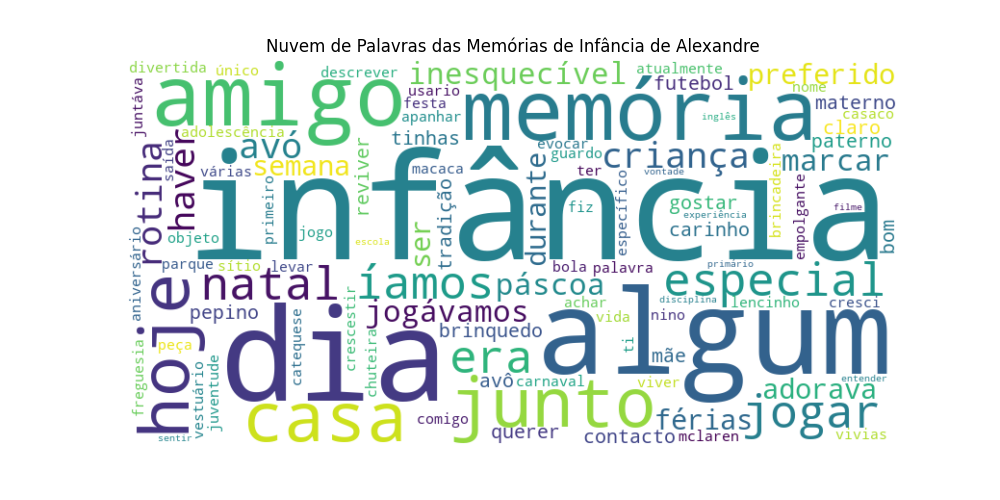

This figure's Python source:
import spacy
from wordcloud import WordCloud
import matplotlib.pyplot as plt

# 1. O Corpus da Entrevista (a sua transcrição completa)
transcricao = """
Boa tarde. Neste momento, inicio a minha entrevista com o meu colega Alexandre.
Pergunta: Que palavras usarias para descrever a tua infância?
Resposta: Divertida, única, empolgante, inesquecível. Acho que "inesquecível" é a palavra-chave.
Pergunta: Onde cresceste e como era o sítio onde vivias?
Resposta: Cresci na minha freguesia, onde ainda vivo atualmente, em Nino. Foi lá que fiz muitos dos meus amigos de infância, de juventude — amigos que ainda fazem parte da minha vida. Todas as minhas memórias de infância, pré-adolescência e adolescência são de lá.
Pergunta: Tens alguma memória especial da tua infância que te tenha marcado?
Resposta: Tenho várias. Por exemplo, quando íamos à catequese, jogávamos sempre depois — esconde-esconde, jogo da macaca, lencinho. São memórias que levarei comigo. Jogar à bola com o McLaren, as primeiras saídas só com os amigos, festas de aniversário, Carnaval, Natal, Páscoa — tudo isso me marcou muito.
Pergunta: Qual era a tua brincadeira preferida quando eras criança?
Resposta: Adorava jogar à apanhada e aos "pontos-pontos". Sempre que nos juntávamos, fosse durante a semana ou nas férias, íamos para o parque e jogávamos. Era uma rotina.
Pergunta: Havia algum brinquedo ou objeto que fosse especial para ti?
Resposta: Não havia um brinquedo específico, mas guardo com carinho algumas peças de vestuário do tempo em que jogava futebol. T-shirts com o meu nome, chuteiras, casacos... evocam boas memórias da infância.
Pergunta: Como foi a tua experiência na escola primária? Tinhas alguma disciplina preferida?
Resposta: Sempre gostei muito de inglês. Mesmo quando não entendia os filmes, sentia vontade de compreender. Também gostava de história e, claro, de futebol.
Pergunta: Lembras-te do teu primeiro amigo de infância? Ainda manténs contacto com ele?
Resposta: Sim, claro. É filho da melhor amiga da minha mãe. Crescemos juntos. Dormíamos em casa um do outro, passámos fins de semana e férias juntos. Temos uma amizade sólida e mantemos contacto até hoje.
Pergunta: Qual era a tua rotina diária durante a infância?
Resposta: Acordava cedo, sempre bem disposto. Passava os dias entre casa, o infantário e, quando a minha avó estava em Portugal, ficava com ela. A rotina era simples, mas marcante.
Pergunta: Tinhas alguma tradição familiar especial de que te lembres com carinho?
Resposta: Hoje em dia temos uma tradição: aos domingos, o meu avô e o meu tio materno almoçam lá em casa. Desde pequeno que comemoramos o Natal e a Páscoa sempre juntos, na nossa casa. Isso sempre foi uma constante.
Pergunta: Havia alguma comida que adoravas ou detestavas quando eras criança?
Resposta: Detestava pepino. Quando íamos ao McDonald's, pedia logo à minha mãe para tirar o pepino. Hoje é um dos meus vegetais favoritos. Ainda não consigo comer gordura da carne, mas como quase tudo hoje em dia.
Pergunta: O que desejavas ser quando eras criança?
Resposta: Queria ser médico, para curar os diabetes da minha avó paterna. Mais tarde percebi que não tem cura, mas essa era a minha motivação. Também quis ser polícia, influenciado por séries americanas.
Pergunta: Se pudesses reviver um dia da tua infância, qual escolherias e porquê?
Resposta: Um dia de Natal, com a minha avó materna e o meu avô paterno ainda vivos. Estarmos todos juntos na mesma mesa seria o dia perfeito para reviver. Não hesitaria.
É tudo.
"""

# 2. Carregar o modelo SpaCy para português
# Certifique-se de que já fez: python -m spacy download pt_core_news_md
try:
    nlp = spacy.load("pt_core_news_md")
except OSError:
    print("Modelo 'pt_core_news_md' não encontrado. Tentando fazer o download...")
    from spacy.cli import download
    download("pt_core_news_md")
    nlp = spacy.load("pt_core_news_md")

# 3. Pré-processamento do Texto
# Remover "Pergunta:" e "Resposta:" e unificar o texto
texto_limpo = transcricao.replace("Pergunta:", "").replace("Resposta:", "").replace("Boa tarde. Neste momento, inicio a minha entrevista com o meu colega Alexandre.", "").replace("É tudo.", "").strip()

doc = nlp(texto_limpo)

# Extrair lemas, remover stopwords e pontuação, e converter para minúsculas
palavras_processadas = []
for token in doc:
    # Apenas palavras (não pontuação, espaços, etc.) e que não sejam stopwords
    if token.is_alpha and not token.is_stop:
        palavras_processadas.append(token.lemma_.lower()) # Lematizar e converter para minúsculas

# Juntar as palavras processadas em uma única string para a nuvem de palavras
texto_para_wordcloud = " ".join(palavras_processadas)

# 4. Gerar a Nuvem de Palavras
# Configurações da nuvem de palavras (pode ajustar as cores, tamanho, etc.)
wordcloud = WordCloud(
    width=800,
    height=400,
    background_color='white',
    colormap='viridis', # Ou 'plasma', 'cividis', 'magma', 'inferno'
    max_words=100,
    contour_color='steelblue', # Borda das palavras
    contour_width=1,
    collocations=False # Evita que "amigos de" apareça junto se "de" for stopword
).generate(texto_para_wordcloud)

# 5. Visualizar a Nuvem de Palavras
plt.figure(figsize=(10, 5))
plt.imshow(wordcloud, interpolation='bilinear')
plt.axis('off') # Remove os eixos
plt.title('Nuvem de Palavras das Memórias de Infância de Alexandre')
plt.show()

# 6. Salvar a Nuvem de Palavras (opcional)
wordcloud.to_file("nuvem_palavras_alexandre.png")
print("Nuvem de palavras salva como nuvem_palavras_alexandre.png")
